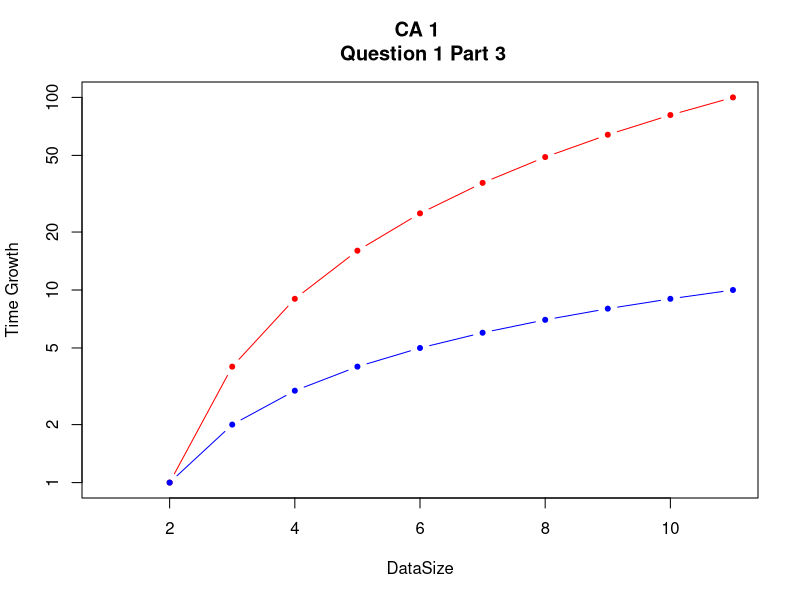

Write the R code that produced this figure.
n<-0:10
m<-c("n^2","n")
s<-c("red","blue")
v<-c(20,20)

plot(n^2,pch=v[1],type = "b",xlab="DataSize",ylab="Time Growth",col=s[1],log="y")
lines(n,type = "b", pch = v[2], col = s[2])
text(x=150, y=40000,label="n^2",col=s[1])
text(x=250, y=6000,label="n",col=s[2])

title("CA 1 \n Question 1 Part 3" )
legend(5,80000,col=s,m,pch=v)

